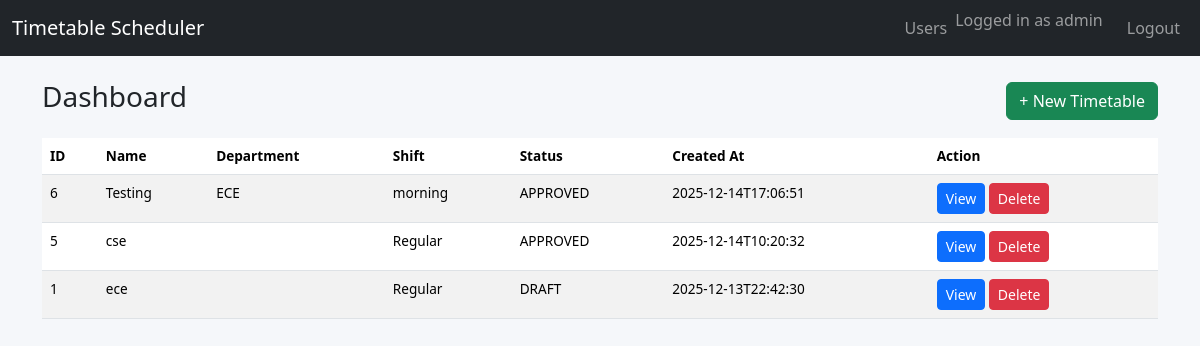
The app's page /dashboard (signed in) with its own data.
### tables this page shows
CREATE TABLE users (
    id INTEGER PRIMARY KEY AUTOINCREMENT,
    username TEXT UNIQUE NOT NULL,
    password_hash TEXT NOT NULL,
    role TEXT NOT NULL
);

CREATE TABLE timetables (
    id INTEGER PRIMARY KEY AUTOINCREMENT,
    name TEXT NOT NULL,
    department TEXT,
    shift TEXT,
    status TEXT NOT NULL,         -- DRAFT / UNDER_REVIEW / APPROVED
    input_json TEXT NOT NULL,     -- stores rooms, batches, subjects, etc.
    solution_json TEXT,           -- stores multiple timetable options
    suggestions TEXT,             -- text explaining problems/suggestions
    created_by INTEGER,
    created_at TEXT,
    FOREIGN KEY (created_by) REFERENCES users(id)
);

### app.py (the view)
@app.route('/dashboard')
@login_required
def dashboard():
    user = current_user()
    conn = get_db()
    timetables = conn.execute(
        "SELECT * FROM timetables ORDER BY created_at DESC"
    ).fetchall()
    conn.close()
    return render_template('dashboard.html', user=user, timetables=timetables)

### app.py (called while the page is built)
def get_db():
    conn = sqlite3.connect(DATABASE)
    conn.row_factory = sqlite3.Row
    return conn

def current_user():
    if 'user_id' in session:
        conn = get_db()
        user = conn.execute(
            "SELECT * FROM users WHERE id = ?",
            (session['user_id'],)
        ).fetchone()
        conn.close()
        return user
    return None

def login_required(f):
    @wraps(f)
    def wrapper(*args, **kwargs):
        if not current_user():
            return redirect(url_for('login'))
        return f(*args, **kwargs)
    return wrapper

### templates/dashboard.html
{% extends "base.html" %}
{% block content %}
<div class="d-flex justify-content-between align-items-center mb-3">
    <h3>Dashboard</h3>
    <a href="{{ url_for('create_timetable') }}" class="btn btn-success">+ New Timetable</a>
</div>
{% if timetables %}
<table class="table table-striped">
  <thead>
    <tr>
      <th>ID</th>
      <th>Name</th>
      <th>Department</th>
      <th>Shift</th>
      <th>Status</th>
      <th>Created At</th>
      <th>Action</th>
    </tr>
  </thead>
  <tbody>
  {% for t in timetables %}
    <tr>
      <td>{{ t['id'] }}</td>
      <td>{{ t['name'] }}</td>
      <td>{{ t['department'] }}</td>
      <td>{{ t['shift'] }}</td>
      <td>{{ t['status'] }}</td>
      <td>{{ t['created_at'] }}</td>
      <td>
    <a href="{{ url_for('view_timetable', timetable_id=t['id']) }}"
       class="btn btn-sm btn-primary">View</a>
    <form action="{{ url_for('delete_timetable', timetable_id=t['id']) }}"
          method="post"
          style="display:inline;"
          onsubmit="return confirm('Are you sure you want to delete this timetable?');">
        <button class="btn btn-sm btn-danger">Delete</button>
    </form>
</td>
    </tr>
  {% endfor %}
  </tbody>
</table>
{% else %}
<p>No timetables generated yet.</p>
{% endif %}
{% endblock %}

### templates/base.html (shortened to what this page needs)
<!DOCTYPE html>
<html lang="en">
<head>
    <link href="https://cdn.jsdelivr.net/npm/bootstrap@5.3.2/dist/css/bootstrap.min.css" rel="stylesheet">
    <link rel="stylesheet" href="{{ url_for('static', filename='style.css') }}">
</head>
<body>
<nav class="navbar navbar-expand-lg navbar-dark bg-dark mb-4">
  <div class="container-fluid">
    <a class="navbar-brand" href="{{ url_for('dashboard') }}">Timetable Scheduler</a>
    <div class="collapse navbar-collapse">
      <ul class="navbar-nav ms-auto">
       {% if user %}
<li class="nav-item">
  {% if user['role'] == 'ADMIN' %}
    <a class="nav-link" href="{{ url_for('list_users') }}">Users</a>
  {% endif %}
</li>
<li class="nav-item">
  <span class="navbar-text me-3">Logged in as {{ user['username'] }}</span>
</li>
<li class="nav-item">
  <a class="nav-link" href="{{ url_for('logout') }}">Logout</a>
</li>
{% endif %}
      </ul>
    </div>
  </div>
</nav>
<div class="container">
    {% block content %}{% endblock %}
</div>
</body>
</html>

### static/style.css (style rules this page uses)
body { background-color: #f5f7fa; }
table.table td, table.table th { font-size: 0.85rem; }

### records on screen
users: username "admin"
timetables: id "6", name "Testing", department "ECE", shift "morning", status "APPROVED", created_at "2025-12-14T17:06:51"
timetables: id "5", name "cse", shift "Regular", status "APPROVED", created_at "2025-12-14T10:20:32"
timetables: id "1", name "ece", shift "Regular", status "DRAFT", created_at "2025-12-13T22:42:30"
